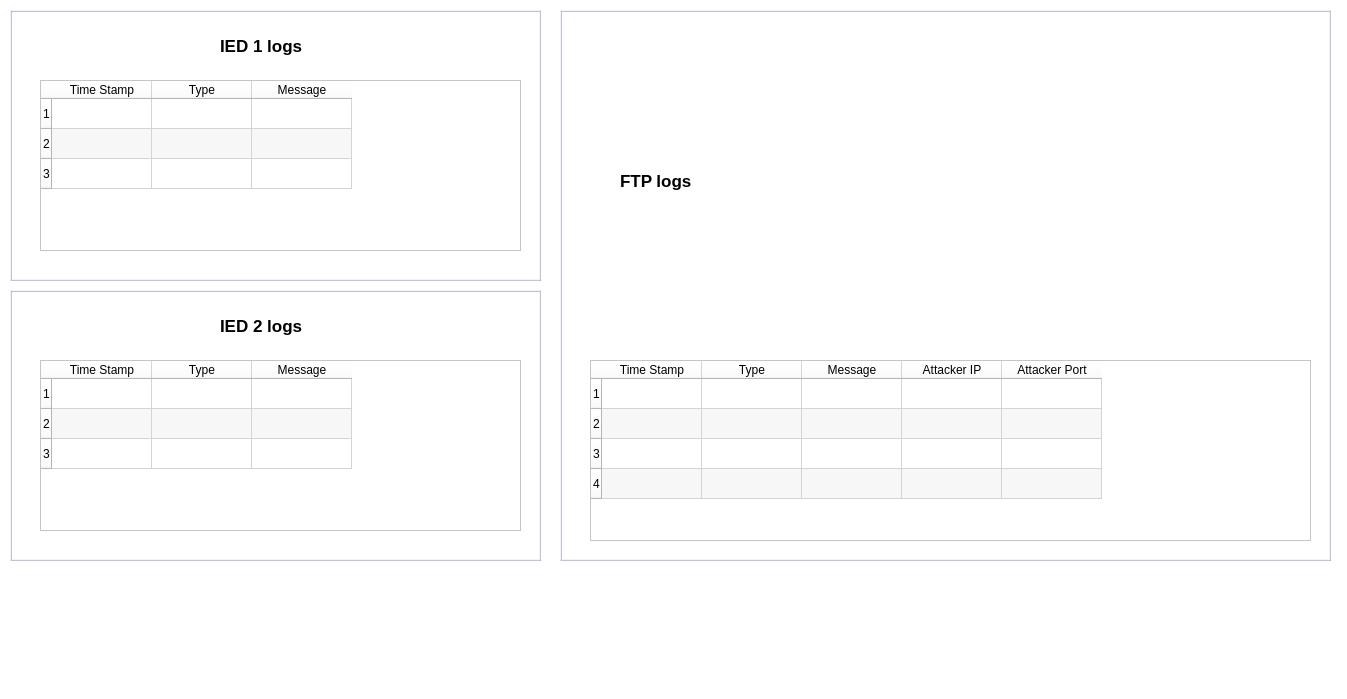
<?xml version="1.0" encoding="UTF-8"?>
<ui version="4.0">
 <class>MainWindow</class>
 <widget class="QMainWindow" name="MainWindow">
  <property name="geometry">
   <rect>
    <x>0</x>
    <y>0</y>
    <width>1347</width>
    <height>699</height>
   </rect>
  </property>
  <property name="windowTitle">
   <string>MainWindow</string>
  </property>
  <property name="styleSheet">
   <string notr="true">background-color:white;</string>
  </property>
  <widget class="QWidget" name="centralwidget">
   <widget class="QLabel" name="label">
    <property name="geometry">
     <rect>
      <x>220</x>
      <y>30</y>
      <width>121</width>
      <height>31</height>
     </rect>
    </property>
    <property name="font">
     <font>
      <pointsize>13</pointsize>
      <weight>75</weight>
      <bold>true</bold>
     </font>
    </property>
    <property name="text">
     <string>IED 1 logs</string>
    </property>
   </widget>
   <widget class="QLabel" name="label_2">
    <property name="geometry">
     <rect>
      <x>220</x>
      <y>310</y>
      <width>121</width>
      <height>31</height>
     </rect>
    </property>
    <property name="font">
     <font>
      <pointsize>13</pointsize>
      <weight>75</weight>
      <bold>true</bold>
     </font>
    </property>
    <property name="text">
     <string>IED 2 logs</string>
    </property>
   </widget>
   <widget class="QLabel" name="ied_json_display">
    <property name="geometry">
     <rect>
      <x>60</x>
      <y>580</y>
      <width>1271</width>
      <height>91</height>
     </rect>
    </property>
    <property name="font">
     <font>
      <pointsize>10</pointsize>
     </font>
    </property>
    <property name="styleSheet">
     <string notr="true">color: rgb(0, 0, 255);</string>
    </property>
    <property name="text">
     <string/>
    </property>
    <property name="alignment">
     <set>Qt::AlignJustify|Qt::AlignVCenter</set>
    </property>
   </widget>
   <widget class="QTableWidget" name="ied1">
    <property name="geometry">
     <rect>
      <x>40</x>
      <y>80</y>
      <width>481</width>
      <height>171</height>
     </rect>
    </property>
    <property name="alternatingRowColors">
     <bool>true</bool>
    </property>
    <property name="rowCount">
     <number>3</number>
    </property>
    <attribute name="horizontalHeaderCascadingSectionResizes">
     <bool>false</bool>
    </attribute>
    <row/>
    <row/>
    <row/>
    <column>
     <property name="text">
      <string>Time Stamp</string>
     </property>
    </column>
    <column>
     <property name="text">
      <string>Type</string>
     </property>
    </column>
    <column>
     <property name="text">
      <string>Message</string>
     </property>
    </column>
   </widget>
   <widget class="QTableWidget" name="ied2">
    <property name="geometry">
     <rect>
      <x>40</x>
      <y>360</y>
      <width>481</width>
      <height>171</height>
     </rect>
    </property>
    <property name="alternatingRowColors">
     <bool>true</bool>
    </property>
    <property name="rowCount">
     <number>3</number>
    </property>
    <attribute name="horizontalHeaderCascadingSectionResizes">
     <bool>false</bool>
    </attribute>
    <row/>
    <row/>
    <row/>
    <column>
     <property name="text">
      <string>Time Stamp</string>
     </property>
    </column>
    <column>
     <property name="text">
      <string>Type</string>
     </property>
    </column>
    <column>
     <property name="text">
      <string>Message</string>
     </property>
    </column>
   </widget>
   <widget class="QTableWidget" name="ftp">
    <property name="geometry">
     <rect>
      <x>590</x>
      <y>360</y>
      <width>721</width>
      <height>181</height>
     </rect>
    </property>
    <property name="alternatingRowColors">
     <bool>true</bool>
    </property>
    <property name="rowCount">
     <number>4</number>
    </property>
    <attribute name="horizontalHeaderCascadingSectionResizes">
     <bool>false</bool>
    </attribute>
    <row/>
    <row/>
    <row/>
    <row/>
    <column>
     <property name="text">
      <string>Time Stamp</string>
     </property>
    </column>
    <column>
     <property name="text">
      <string>Type</string>
     </property>
    </column>
    <column>
     <property name="text">
      <string>Message</string>
     </property>
    </column>
    <column>
     <property name="text">
      <string>Attacker IP</string>
     </property>
    </column>
    <column>
     <property name="text">
      <string>Attacker Port</string>
     </property>
    </column>
   </widget>
   <widget class="QWidget" name="chartWidget" native="true">
    <property name="geometry">
     <rect>
      <x>740</x>
      <y>20</y>
      <width>481</width>
      <height>321</height>
     </rect>
    </property>
   </widget>
   <widget class="QLabel" name="label_6">
    <property name="geometry">
     <rect>
      <x>620</x>
      <y>160</y>
      <width>91</width>
      <height>41</height>
     </rect>
    </property>
    <property name="font">
     <font>
      <pointsize>13</pointsize>
      <weight>75</weight>
      <bold>true</bold>
     </font>
    </property>
    <property name="text">
     <string>FTP logs</string>
    </property>
   </widget>
   <widget class="QWidget" name="widget" native="true">
    <property name="geometry">
     <rect>
      <x>10</x>
      <y>10</y>
      <width>531</width>
      <height>271</height>
     </rect>
    </property>
    <property name="styleSheet">
     <string notr="true">border:2px solid rgba(151, 157, 172,150);
border-style: ridge;</string>
    </property>
   </widget>
   <widget class="QWidget" name="widget_2" native="true">
    <property name="geometry">
     <rect>
      <x>10</x>
      <y>290</y>
      <width>531</width>
      <height>271</height>
     </rect>
    </property>
    <property name="styleSheet">
     <string notr="true">border:2px solid rgba(151, 157, 172,150);
border-style: ridge;</string>
    </property>
   </widget>
   <widget class="QWidget" name="widget_3" native="true">
    <property name="geometry">
     <rect>
      <x>560</x>
      <y>10</y>
      <width>771</width>
      <height>551</height>
     </rect>
    </property>
    <property name="styleSheet">
     <string notr="true">border:2px solid rgba(151, 157, 172,150);
border-style: ridge;</string>
    </property>
   </widget>
   <zorder>widget_3</zorder>
   <zorder>widget_2</zorder>
   <zorder>widget</zorder>
   <zorder>label</zorder>
   <zorder>label_2</zorder>
   <zorder>ied_json_display</zorder>
   <zorder>ied1</zorder>
   <zorder>ied2</zorder>
   <zorder>ftp</zorder>
   <zorder>chartWidget</zorder>
   <zorder>label_6</zorder>
  </widget>
  <widget class="QMenuBar" name="menubar">
   <property name="geometry">
    <rect>
     <x>0</x>
     <y>0</y>
     <width>1347</width>
     <height>21</height>
    </rect>
   </property>
  </widget>
  <widget class="QStatusBar" name="statusbar"/>
 </widget>
 <resources/>
 <connections/>
</ui>
